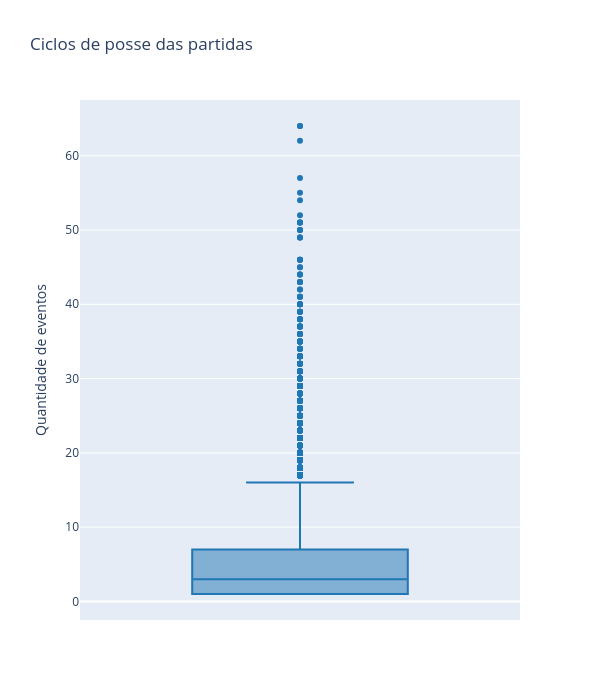

The code cell stored with this chart in its notebook:
### Code cell
df_possession_agg_pd = df_possession_agg.toPandas()

fig = go.Figure()

#cores = ['#1f77b4', '#ff7f0e', '#2ca02c', '#d62728', '#9467bd']

fig.add_trace(
    go.Box(
        y=df_possession_agg_pd['qtd_eventos'],
        name='',
        marker_color='#1f77b4',
        text=df_possession_agg_pd['possession_id'],
        hovertemplate='%{text}<br>Quantidade de eventos: %{y}<extra></extra>',
        #legendgroup=freq,
        #showlegend=True
    )
)

fig.update_layout(
    title=f'Ciclos de posse das partidas',
    height=700,
    width=600
)

fig.update_yaxes(title_text='Quantidade de eventos')
fig.show()

### Figure 1 — Plotly figure (JSON) as saved in the notebook; plotly's stock layout.template omitted (floating-point values rounded to 4 significant figures; data arrays with more than 128 entries replaced by an {"elided": "..."} marker saying what was removed)
{"data": [{"hovertemplate": "%{text}<br>Quantidade de eventos: %{y}<extra></extra>", "marker": {"color": "#1f77b4"}, "name": "", "text": {"elided": "25506 float values"}, "type": "box", "y": {"elided": "25506 int values"}}], "layout": {"height": 700, "title": {"text": "Ciclos de posse das partidas"}, "width": 600, "yaxis": {"title": {"text": "Quantidade de eventos"}}}}
